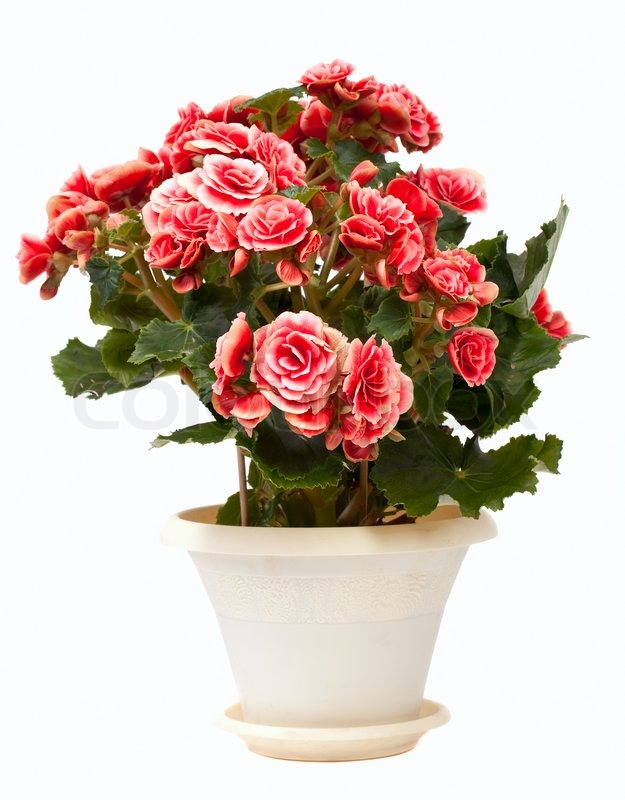
%> input picture Week3/3.jpg, 625 x 800 px
$ octave acara11_kontras.m   (GNU Octave 9; MATLAB toolbox functions it lacks are replaced by stand-ins)
%> lines starting %> are read from the running program, lines starting %| are printed output that depends on the picture
gambar = imread('3.jpg');
%> gambar is the input picture: size 800x625x3 uint8; mean R, G, B 211.6, 191.2, 182.9
daun = rgb2gray(gambar);
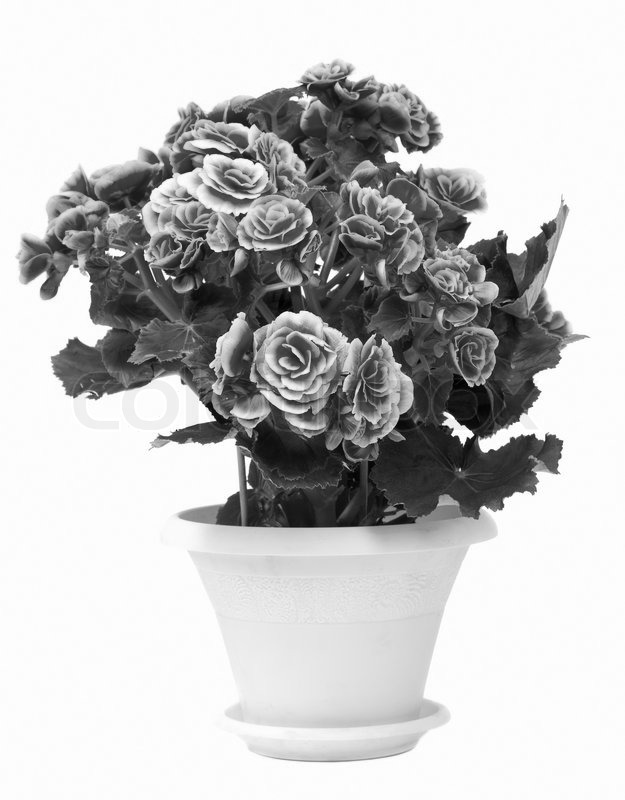
%> daun: size 800x625 uint8; min 0, max 255, mean 196.4
cerah = daun + 50;
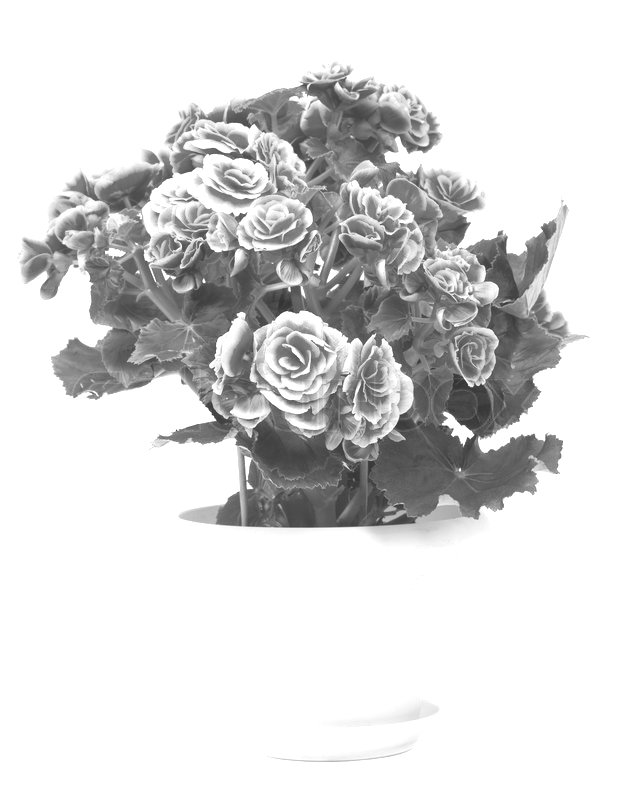
%> cerah: size 800x625 uint8; min 50, max 255, mean 217.9
gelap = daun - 50;
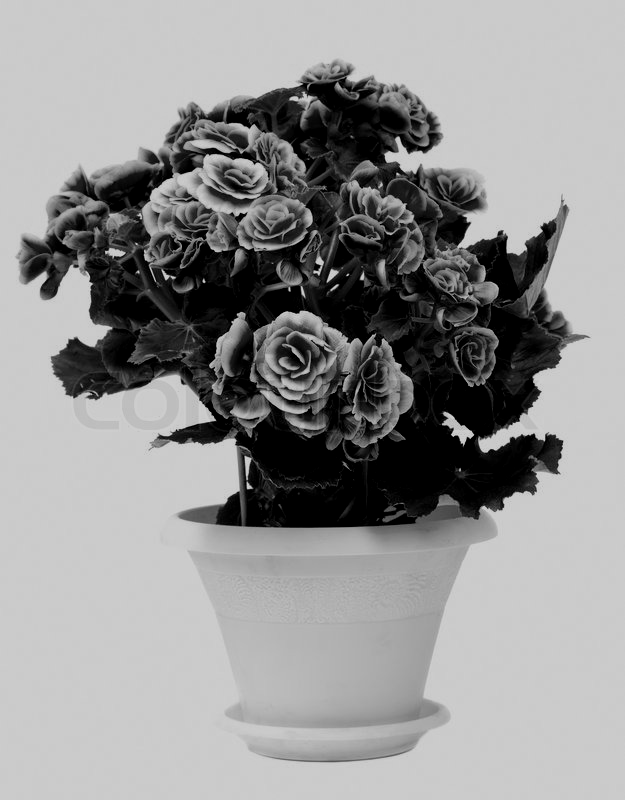
%> gelap: size 800x625 uint8; min 0, max 205, mean 147.5
subplot(1,4,1),imshow(gambar),title('citra asli');
subplot(1,4,2),imshow(daun),title('citra grayscale');
subplot(1,4,3),imshow(cerah),title('citra brightness');
subplot(1,4,4),imshow(gelap),title('citra darkness');

$ run again, with Week3/4.jpg copied over Week3/3.jpg
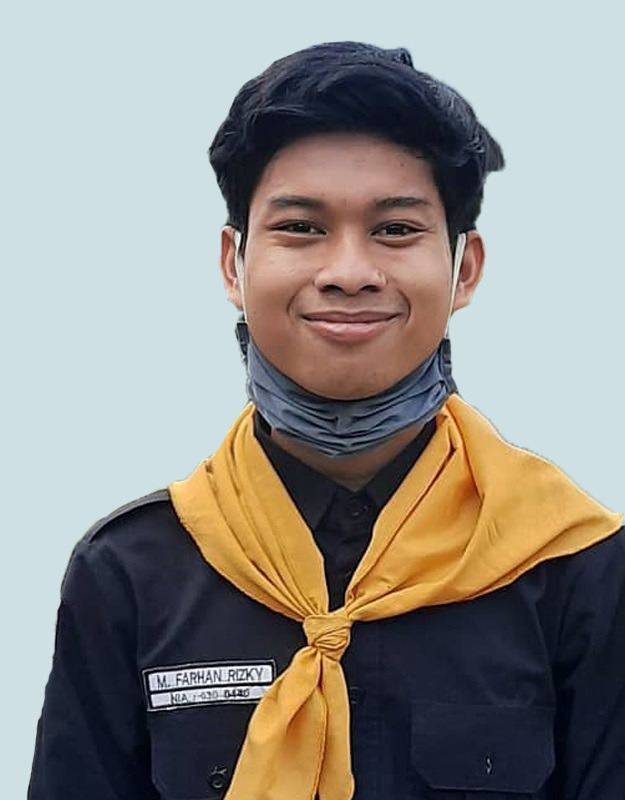
%> input picture Week3/4.jpg, 625 x 800 px
%> gambar is the input picture: size 800x625x3 uint8; mean R, G, B 143.3, 141.1, 136
%> `cerah = daun + 50;`:
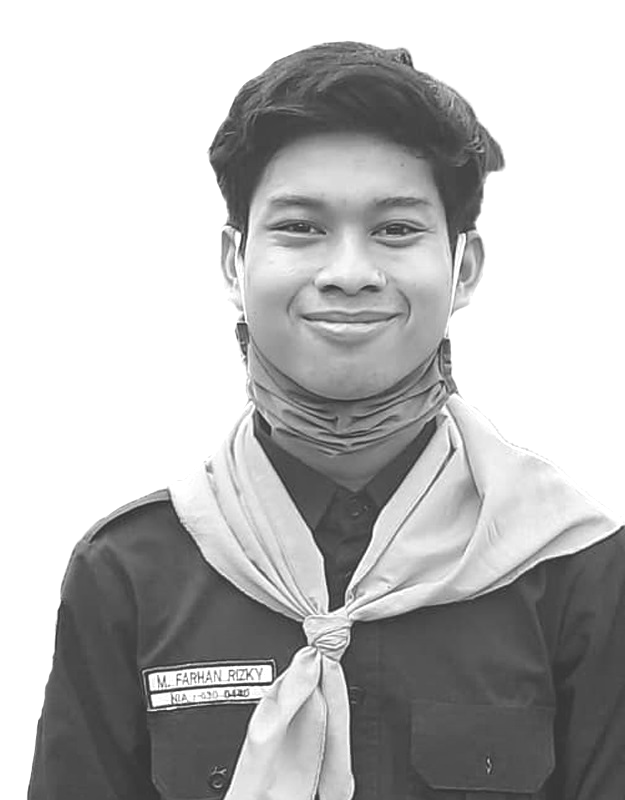
%> cerah: size 800x625 uint8; min 50, max 255, mean 185.1
%> `gelap = daun - 50;`:
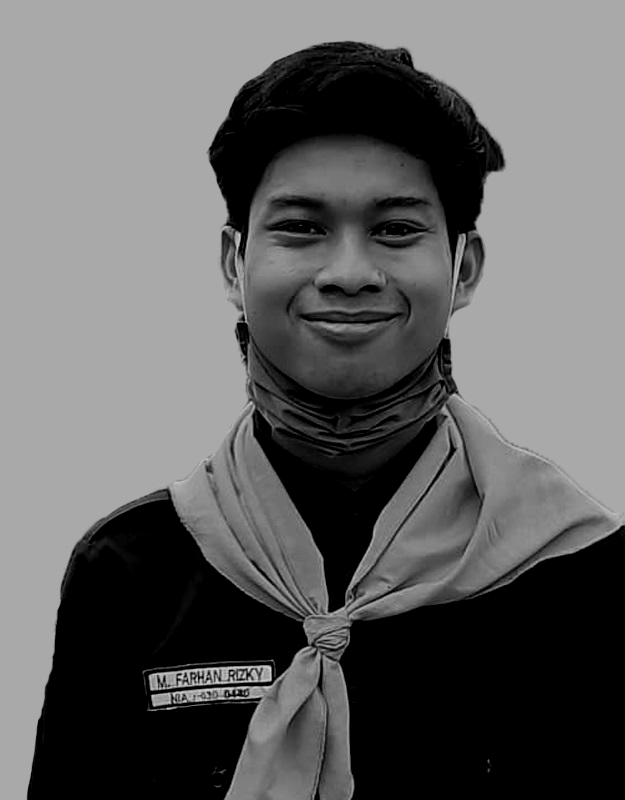
%> gelap: size 800x625 uint8; min 0, max 205, mean 97.4
